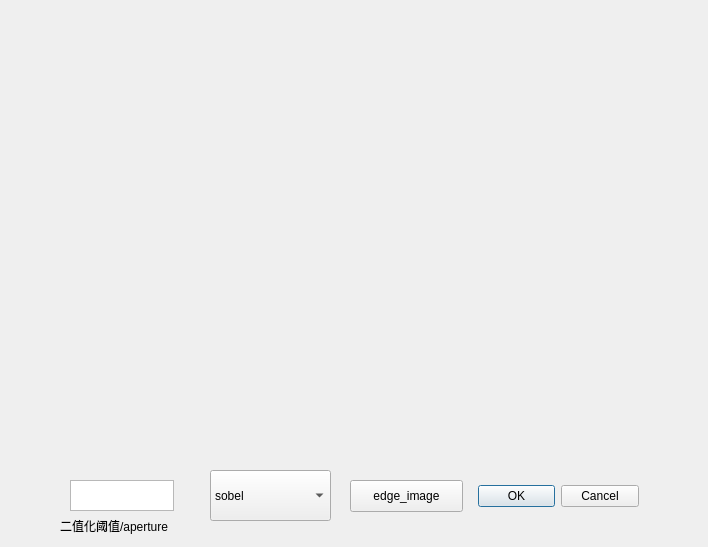
<?xml version="1.0" encoding="UTF-8"?>
<ui version="4.0">
 <class>edge_detection</class>
 <widget class="QDialog" name="edge_detection">
  <property name="geometry">
   <rect>
    <x>0</x>
    <y>0</y>
    <width>708</width>
    <height>547</height>
   </rect>
  </property>
  <property name="windowTitle">
   <string>Dialog</string>
  </property>
  <widget class="QLabel" name="label">
   <property name="geometry">
    <rect>
     <x>50</x>
     <y>40</y>
     <width>611</width>
     <height>401</height>
    </rect>
   </property>
   <property name="text">
    <string/>
   </property>
  </widget>
  <widget class="QComboBox" name="comboBox">
   <property name="geometry">
    <rect>
     <x>210</x>
     <y>470</y>
     <width>121</width>
     <height>51</height>
    </rect>
   </property>
   <item>
    <property name="text">
     <string>sobel</string>
    </property>
   </item>
   <item>
    <property name="text">
     <string>laplacian</string>
    </property>
   </item>
   <item>
    <property name="text">
     <string>houghlines_p</string>
    </property>
   </item>
  </widget>
  <widget class="QTextEdit" name="textEdit">
   <property name="geometry">
    <rect>
     <x>70</x>
     <y>480</y>
     <width>104</width>
     <height>31</height>
    </rect>
   </property>
   <property name="documentTitle">
    <string>128</string>
   </property>
  </widget>
  <widget class="QLabel" name="label_2">
   <property name="geometry">
    <rect>
     <x>60</x>
     <y>500</y>
     <width>151</width>
     <height>51</height>
    </rect>
   </property>
   <property name="text">
    <string>二值化阈值/aperture</string>
   </property>
  </widget>
  <widget class="QDialogButtonBox" name="buttonBox">
   <property name="geometry">
    <rect>
     <x>478</x>
     <y>480</y>
     <width>161</width>
     <height>32</height>
    </rect>
   </property>
   <property name="orientation">
    <enum>Qt::Horizontal</enum>
   </property>
   <property name="standardButtons">
    <set>QDialogButtonBox::Cancel|QDialogButtonBox::Ok</set>
   </property>
  </widget>
  <widget class="QPushButton" name="pushButton">
   <property name="geometry">
    <rect>
     <x>350</x>
     <y>480</y>
     <width>113</width>
     <height>32</height>
    </rect>
   </property>
   <property name="text">
    <string>edge_image</string>
   </property>
  </widget>
 </widget>
 <resources/>
 <connections>
  <connection>
   <sender>buttonBox</sender>
   <signal>accepted()</signal>
   <receiver>edge_detection</receiver>
   <slot>accept()</slot>
   <hints>
    <hint type="sourcelabel">
     <x>248</x>
     <y>254</y>
    </hint>
    <hint type="destinationlabel">
     <x>157</x>
     <y>274</y>
    </hint>
   </hints>
  </connection>
  <connection>
   <sender>buttonBox</sender>
   <signal>rejected()</signal>
   <receiver>edge_detection</receiver>
   <slot>reject()</slot>
   <hints>
    <hint type="sourcelabel">
     <x>316</x>
     <y>260</y>
    </hint>
    <hint type="destinationlabel">
     <x>286</x>
     <y>274</y>
    </hint>
   </hints>
  </connection>
 </connections>
</ui>
